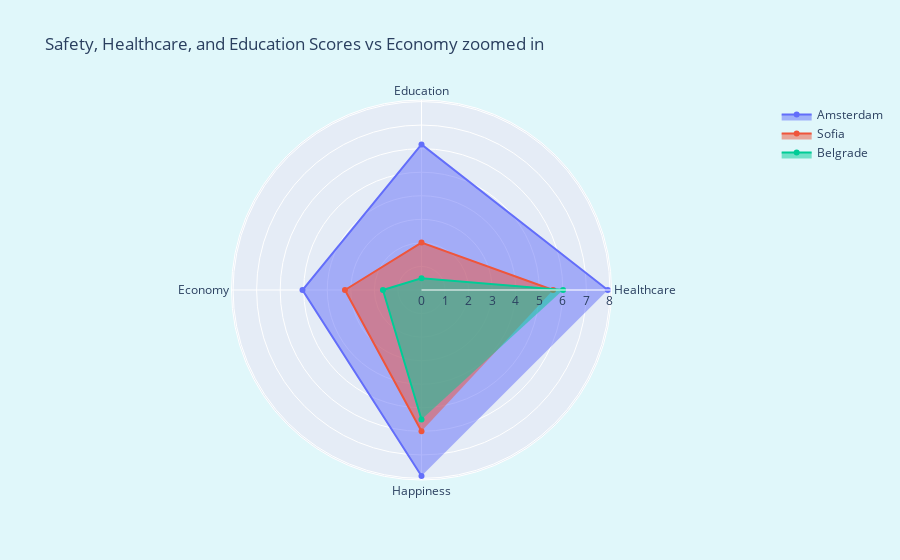

The notebook cell this image was saved under:
### Markdown cell above
Well-funded healthcare systems ensure that residents receive timely and effective medical care, leading to better health outcomes and less stress related to health issues. Similarly, excellent educational institutions offer opportunities for personal and professional growth, fostering a sense of accomplishment and future security. Better educational institutions often lead to better employment opportunities. Higher wages, job security, and career advancement prospects contribute to financial stability, reducing anxiety about meeting basic needs and allowing individuals to focus on personal fulfillment and family life. But does this mean that people are actually happier in a prosperous city?

### Code cell
ua_renamed_df = ua_scores_df.rename(columns={'ua_name': 'City'})
merged_ua_train_df = pd.merge(train_df, ua_renamed_df, on='City')

subset_df = merged_ua_train_df[merged_ua_train_df['City'].isin(['Belgrade', 'Amsterdam', 'Sofia'])]

# Radar chart
fig_radar = go.Figure()

for _, row in subset_df.iterrows():
    fig_radar.add_trace(go.Scatterpolar(
        r=[row['healthcare'], row['education'], row['economy'], row['Happiness_Score']],
        theta=['Healthcare', 'Education', 'Economy', 'Happiness'],
        fill='toself',
        name=row['City']
    ))

fig_radar.update_layout(
    polar=dict(
        radialaxis=dict(visible=True)
    ),
    title='Safety, Healthcare, and Education Scores vs Economy zoomed in'
)

fig_radar.show()

### Figure 1 — Plotly figure (JSON) as saved in the notebook; plotly's stock layout.template omitted (floating-point values rounded to 4 significant figures)
{"data": [{"fill": "toself", "name": "Amsterdam", "r": [7.907, 6.18, 5.053, 7.9], "theta": ["Healthcare", "Education", "Economy", "Happiness"], "type": "scatterpolar"}, {"fill": "toself", "name": "Sofia", "r": [5.587, 2.014, 3.25, 6], "theta": ["Healthcare", "Education", "Economy", "Happiness"], "type": "scatterpolar"}, {"fill": "toself", "name": "Belgrade", "r": [6.01, 0.5, 1.638, 5.5], "theta": ["Healthcare", "Education", "Economy", "Happiness"], "type": "scatterpolar"}], "layout": {"polar": {"radialaxis": {"visible": true}}, "title": {"text": "Safety, Healthcare, and Education Scores vs Economy zoomed in"}}}
